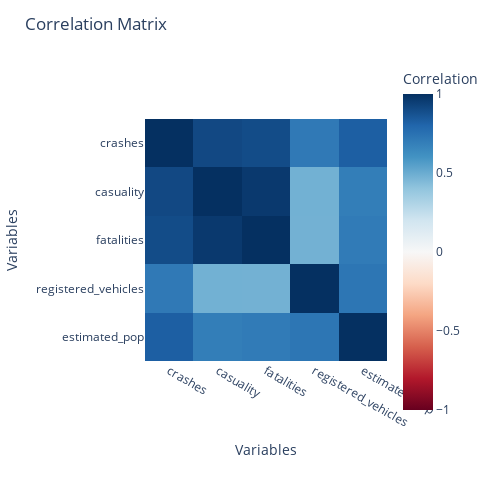

Notebook code cell kept with this figure:
### Code cell
# Calculate the correlation matrix
corr_matrix = df[['crashes', 'casuality', 'fatalities', 'registered_vehicles', 'estimated_pop']].corr()

# Create a heatmap figure
fig = px.imshow(corr_matrix, labels=dict(color='Correlation'), x=corr_matrix.columns, y=corr_matrix.columns,
                color_continuous_scale='RdBu', zmin=-1, zmax=1)

# Customize the figure layout
fig.update_layout(
    title='Correlation Matrix',
    xaxis=dict(title='Variables'),
    yaxis=dict(title='Variables'),
    height=500,
    width=500
)

# Show the figure
fig.show()

### Figure 1 — Plotly figure (JSON) as saved in the notebook; plotly's stock layout.template omitted (floating-point values rounded to 4 significant figures)
{"data": [{"coloraxis": "coloraxis", "hovertemplate": "x: %{x}<br>y: %{y}<br>Correlation: %{z}<extra></extra>", "name": "0", "type": "heatmap", "x": ["crashes", "casuality", "fatalities", "registered_vehicles", "estimated_pop"], "xaxis": "x", "y": ["crashes", "casuality", "fatalities", "registered_vehicles", "estimated_pop"], "yaxis": "y", "z": [[1, 0.9096, 0.8971, 0.7146, 0.8252], [0.9096, 1, 0.9656, 0.4819, 0.6947], [0.8971, 0.9656, 1, 0.4795, 0.7048], [0.7146, 0.4819, 0.4795, 1, 0.7305], [0.8252, 0.6947, 0.7048, 0.7305, 1]]}], "layout": {"coloraxis": {"cmax": 1, "cmin": -1, "colorbar": {"title": {"text": "Correlation"}}, "colorscale": [[0, "rgb(103,0,31)"], [0.1, "rgb(178,24,43)"], [0.2, "rgb(214,96,77)"], [0.3, "rgb(244,165,130)"], [0.4, "rgb(253,219,199)"], [0.5, "rgb(247,247,247)"], [0.6, "rgb(209,229,240)"], [0.7, "rgb(146,197,222)"], [0.8, "rgb(67,147,195)"], [0.9, "rgb(33,102,172)"], [1, "rgb(5,48,97)"]]}, "height": 500, "margin": {"t": 60}, "title": {"text": "Correlation Matrix"}, "width": 500, "xaxis": {"anchor": "y", "constrain": "domain", "domain": [0, 1], "scaleanchor": "y", "title": {"text": "Variables"}}, "yaxis": {"anchor": "x", "autorange": "reversed", "constrain": "domain", "domain": [0, 1], "title": {"text": "Variables"}}}}
